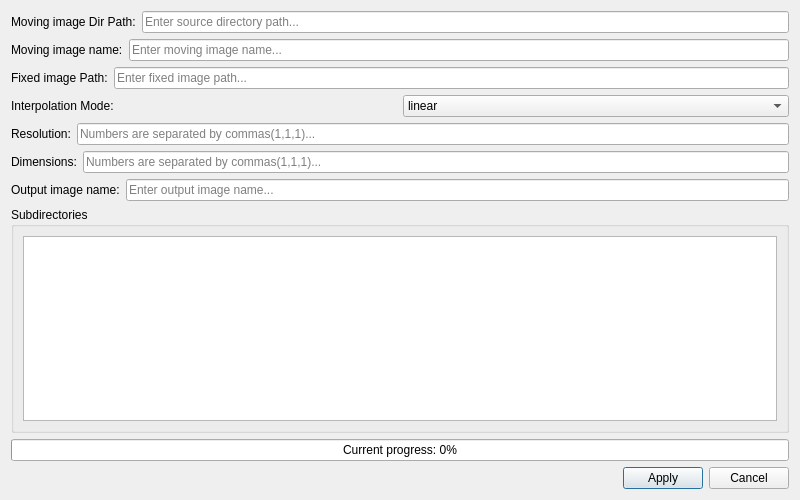
  <widget class="QDialog" name="dialog2">
    <property name="geometry">
        <rect>
            <x>0</x>
            <y>0</y>
            <width>800</width>
            <height>500</height>
        </rect>
    </property>
    <property name="windowTitle">
        <string>Space Registration</string>
    </property>
    <property name="modal">
        <bool>true</bool>
    </property>
    <layout class="QVBoxLayout" name="verticalLayout_dialog21">
        <!-- 第一行：路径输入 -->
        <item>
            <layout class="QHBoxLayout" name="horizontalLayout_path21">
                <item>
                    <widget class="QLabel" name="label_path21">
                        <property name="text">
                            <string>Moving image Dir Path:</string>
                        </property>
                    </widget>
                </item>
                <item>
                    <widget class="QLineEdit" name="lineEdit_2_1">
                        <property name="placeholderText">
                            <string>Enter source directory path...</string>
                        </property>
                        <property name="minimumWidth">
                            <number>200</number>
                        </property>
                        <property name="maximumWidth">
                            <number>600</number>
                        </property>
                    </widget>
                </item>
            </layout>
        </item>
        
        <!-- 第二行：需要形变的文件名 -->
        <item>
            <layout class="QHBoxLayout" name="horizontalLayout_path22">
                <item>
                    <widget class="QLabel" name="label_path22">
                        <property name="text">
                            <string>Moving image name:</string>
                        </property>
                    </widget>
                </item>
                <item>
                    <widget class="QLineEdit" name="lineEdit_2_2">
                        <property name="placeholderText">
                            <string>Enter moving image name...</string>
                        </property>
                        <property name="minimumWidth">
                            <number>200</number>
                        </property>
                        <property name="maximumWidth">
                            <number>600</number>
                        </property>
                    </widget>
                </item>
            </layout>
        </item>

        <!-- 第三行：固定图像路径 -->
        <item>
            <layout class="QHBoxLayout" name="horizontalLayout_path33">
                <item>
                    <widget class="QLabel" name="label_path3">
                        <property name="text">
                            <string>Fixed image Path:</string>
                        </property>
                    </widget>
                </item>
                <item>
                    <widget class="QLineEdit" name="lineEdit_2_3">
                        <property name="placeholderText">
                            <string>Enter fixed image path...</string>
                        </property>
                        <property name="minimumWidth">
                            <number>200</number>
                        </property>
                        <property name="maximumWidth">
                            <number>600</number>
                        </property>
                    </widget>
                </item>
            </layout>
        </item>

        <!-- 第四行：插值模式 -->
        <item>
            <layout class="QHBoxLayout" name="horizontalLayout_1_3_batch">
                <property name="spacing">6</property>
                <property name="layoutStretch">3,3</property>
                <item>
                    <widget class="QLabel" name="label">
                        <property name="text">
                            <string>Interpolation Mode:</string>
                        </property>
                    </widget>
                </item>
                <item>
                    <widget class="QComboBox" name="interpolationComboBox_spaceRegister_batch">
                        <property name="toolTip">
                            <string>Select interpolation method for registration</string>
                        </property>
                        <property name="minimumWidth">
                            <number>600</number>
                        </property>
                        <property name="maximumWidth">
                            <number>800</number>
                        </property>
                        <property name="enabled">
                            <bool>true</bool>
                        </property>
                        <item>
                            <property name="text">
                                <string>linear</string>
                            </property>
                        </item>
                        <item>
                            <property name="text">
                                <string>nearest</string>
                            </property>
                        </item>
                    </widget>
                </item>
            </layout>
        </item>

        <!-- 第五行：图像分辨率 -->
        <item>
            <layout class="QHBoxLayout" name="horizontalLayout_path44">
                <item>
                    <widget class="QLabel" name="label_path44">
                        <property name="text">
                            <string>Resolution:</string>
                        </property>
                    </widget>
                </item>
                <item>
                    <widget class="QLineEdit" name="lineEdit_2_4">
                        <property name="placeholderText">
                            <string>Numbers are separated by commas(1,1,1)...</string>
                        </property>
                        <property name="minimumWidth">
                            <number>200</number>
                        </property>
                        <property name="maximumWidth">
                            <number>600</number>
                        </property>
                    </widget>
                </item>
            </layout>
        </item>

        <!-- 第六行：图像尺寸 -->
        <item>
            <layout class="QHBoxLayout" name="horizontalLayout_path55">
                <item>
                    <widget class="QLabel" name="label_path55">
                        <property name="text">
                            <string>Dimensions:</string>
                        </property>
                    </widget>
                </item>
                <item>
                    <widget class="QLineEdit" name="lineEdit_2_5">
                        <property name="placeholderText">
                            <string>Numbers are separated by commas(1,1,1)...</string>
                        </property>
                        <property name="minimumWidth">
                            <number>200</number>
                        </property>
                        <property name="maximumWidth">
                            <number>600</number>
                        </property>
                    </widget>
                </item>
            </layout>
        </item>

        <!-- 第七行：输出的文件名 -->
        <item>
            <layout class="QHBoxLayout" name="horizontalLayout_path66">
                <item>
                    <widget class="QLabel" name="label_path66">
                        <property name="text">
                            <string>Output image name:</string>
                        </property>
                    </widget>
                </item>
                <item>
                    <widget class="QLineEdit" name="lineEdit_2_6">
                        <property name="placeholderText">
                            <string>Enter output image name...</string>
                        </property>
                        <property name="minimumWidth">
                            <number>200</number>
                        </property>
                        <property name="maximumWidth">
                            <number>600</number>
                        </property>
                    </widget>
                </item>
            </layout>
        </item>
        
        <!-- 第八行：带滚动条的显示框 -->
        <item>
            <widget class="QGroupBox" name="groupBox_display2">
                <property name="title">
                    <string>Subdirectories</string>
                </property>
                <layout class="QVBoxLayout" name="verticalLayout_display2">
                    <item>
                        <widget class="QTextEdit" name="textEdit_display2">
                            <property name="readOnly">
                                <bool>true</bool>
                            </property>
                            <property name="lineWrapMode">
                                <enum>QTextEdit::NoWrap</enum>
                            </property>
                        </widget>
                    </item>
                </layout>
            </widget>
        </item>

        <!-- 第九行：进度条 -->
        <item>
            <widget class="QProgressBar" name="progressBar2">
                <property name="minimum">
                <number>0</number>
                </property>
                <property name="maximum">
                <number>100</number>
                </property>
                <property name="value">
                <number>0</number>
                </property>
                <property name="textVisible">
                <bool>true</bool>
                </property>
                <property name="format">
                <string>Current progress: %p%</string>
                </property>
            </widget>
        </item>
        
        <!-- 第十行：按钮 -->
        <item>
            <layout class="QHBoxLayout" name="horizontalLayout_buttons2">
                <item>
                    <spacer name="horizontalSpacer2">
                        <property name="orientation">
                            <enum>Qt::Horizontal</enum>
                        </property>
                        <property name="sizeHint" stdset="0">
                            <size>
                                <width>40</width>
                                <height>20</height>
                            </size>
                        </property>
                    </spacer>
                </item>
                <item>
                    <widget class="QPushButton" name="applyButton2">
                        <property name="text">
                            <string>Apply</string>
                        </property>
                    </widget>
                </item>
                <item>
                    <widget class="QPushButton" name="cancelButton2">
                        <property name="text">
                            <string>Cancel</string>
                        </property>
                    </widget>
                </item>
            </layout>
        </item>
    </layout>
  </widget>
